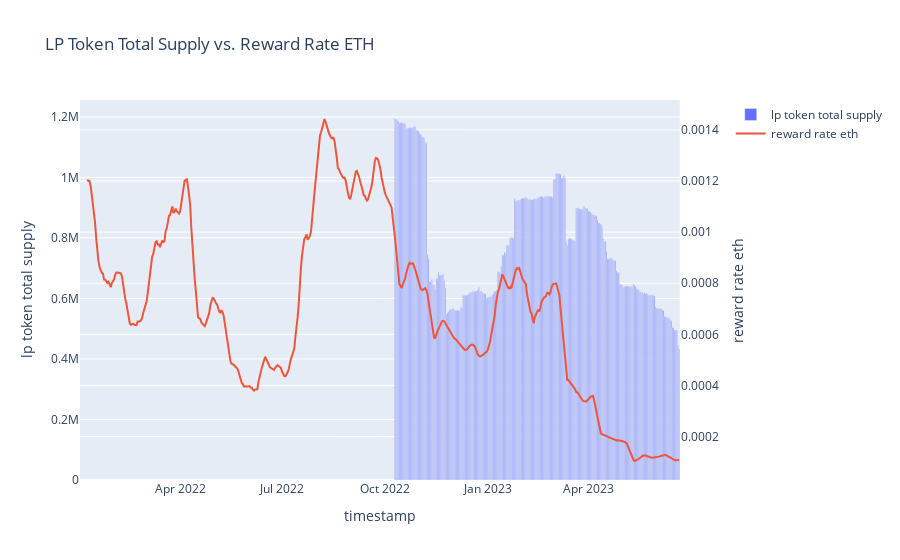

Notebook code for this chart:
### Code cell
functions.total_token_supply_vs_reward_rate(stETH_ETH_apr_df, stETH_ETH_incentive_rewards_df)

### Figure 1 — Plotly figure (JSON) as saved in the notebook; plotly's stock layout.template omitted (floating-point values rounded to 4 significant figures; data arrays with more than 128 entries replaced by an {"elided": "..."} marker saying what was removed)
{"data": [{"name": "lp token total supply", "type": "bar", "x": {"elided": "536 str values"}, "xaxis": "x", "y": {"elided": "536 float values"}, "yaxis": "y"}, {"name": "reward rate eth", "type": "scatter", "x": {"elided": "536 str values"}, "xaxis": "x", "y": {"elided": "536 float values"}, "yaxis": "y2"}], "layout": {"title": {"text": "LP Token Total Supply vs. Reward Rate ETH"}, "xaxis": {"anchor": "y", "domain": [0, 0.94], "title": {"text": "timestamp"}}, "yaxis": {"anchor": "x", "domain": [0, 1], "title": {"text": "lp token total supply"}}, "yaxis2": {"anchor": "x", "overlaying": "y", "side": "right", "title": {"text": "reward rate eth"}}}}
